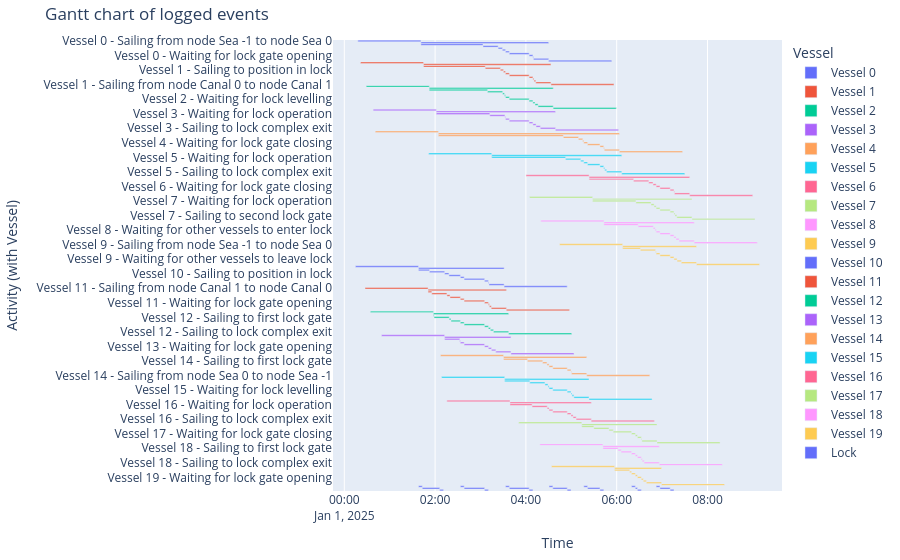

This figure's notebook cell:
### Markdown cell above
#### Gantt chart of event table

### Code cell
df_eventtable = logbook2eventtable([*vessels, lock_chamber])
fig = generate_vessel_gantt_chart(df_eventtable)

### Figure 1 — Plotly figure (JSON) as saved in the notebook; plotly's stock layout.template omitted (floating-point values rounded to 4 significant figures)
{"data": [{"base": ["2025-01-01T00:17:55.000000", "2025-01-01T01:41:15.000000", "2025-01-01T01:41:15.000000", "2025-01-01T03:03:18.000000", "2025-01-01T03:23:18.000000", "2025-01-01T03:28:58.000000", "2025-01-01T03:33:06.000000", "2025-01-01T03:38:06.000000", "2025-01-01T04:04:16.000000", "2025-01-01T04:09:16.000000", "2025-01-01T04:10:05.000000", "2025-01-01T04:30:05.000000"], "hovertemplate": "object name=Vessel 0<br>start time=%{base}<br>stop time=%{x}<br>activity label=%{y}<extra></extra>", "legendgroup": "Vessel 0", "marker": {"color": "#636efa", "pattern": {"shape": ""}}, "name": "Vessel 0", "orientation": "h", "showlegend": true, "textposition": "auto", "type": "bar", "x": [5000000, 10130000, 4923000, 1200000, 340000, 248000, 300000, 1570000, 300000, 49000, 1200000, 5000000], "xaxis": "x", "y": ["Vessel 0 - Sailing from node Sea -1 to node Sea 0", "Vessel 0 - Sailing from node Sea 0 to node Canal 0", "Vessel 0 - Waiting for lock operation", "Vessel 0 - Sailing to first lock gate", "Vessel 0 - Sailing to position in lock", "Vessel 0 - Waiting for other vessels to enter lock", "Vessel 0 - Waiting for lock gate closing", "Vessel 0 - Waiting for lock levelling", "Vessel 0 - Waiting for lock gate opening", "Vessel 0 - Sailing to second lock gate", "Vessel 0 - Sailing to lock complex exit", "Vessel 0 - Sailing from node Canal 0 to node Canal 1"], "yaxis": "y"}, {"base": ["2025-01-01T00:21:25.000000", "2025-01-01T01:44:45.000000", "2025-01-01T01:44:45.000000", "2025-01-01T03:06:18.000000", "2025-01-01T03:26:18.000000", "2025-01-01T03:30:21.000000", "2025-01-01T03:33:06.000000", "2025-01-01T03:38:06.000000", "2025-01-01T04:04:16.000000", "2025-01-01T04:09:16.000000", "2025-01-01T04:10:39.000000", "2025-01-01T04:13:05.000000", "2025-01-01T04:33:05.000000"], "hovertemplate": "object name=Vessel 1<br>start time=%{base}<br>stop time=%{x}<br>activity label=%{y}<extra></extra>", "legendgroup": "Vessel 1", "marker": {"color": "#EF553B", "pattern": {"shape": ""}}, "name": "Vessel 1", "orientation": "h", "showlegend": true, "textposition": "auto", "type": "bar", "x": [5000000, 10100000, 4893000, 1200000, 243000, 165000, 300000, 1570000, 300000, 83000, 146000, 1200000, 5000000], "xaxis": "x", "y": ["Vessel 1 - Sailing from node Sea -1 to node Sea 0", "Vessel 1 - Sailing from node Sea 0 to node Canal 0", "Vessel 1 - Waiting for lock operation", "Vessel 1 - Sailing to first lock gate", "Vessel 1 - Sailing to position in lock", "Vessel 1 - Waiting for other vessels to enter lock", "Vessel 1 - Waiting for lock gate closing", "Vessel 1 - Waiting for lock levelling", "Vessel 1 - Waiting for lock gate opening", "Vessel 1 - Waiting for other vessels to leave lock", "Vessel 1 - Sailing to second lock gate", "Vessel 1 - Sailing to lock complex exit", "Vessel 1 - Sailing from node Canal 0 to node Canal 1"], "yaxis": "y"}, {"base": ["2025-01-01T00:28:58.000000", "2025-01-01T01:52:18.000000", "2025-01-01T01:52:18.000000", "2025-01-01T03:09:18.000000", "2025-01-01T03:29:18.000000", "2025-01-01T03:31:43.000000", "2025-01-01T03:33:06.000000", "2025-01-01T03:38:06.000000", "2025-01-01T04:04:16.000000", "2025-01-01T04:09:16.000000", "2025-01-01T04:12:02.000000", "2025-01-01T04:16:05.000000", "2025-01-01T04:36:05.000000"], "hovertemplate": "object name=Vessel 2<br>start time=%{base}<br>stop time=%{x}<br>activity label=%{y}<extra></extra>", "legendgroup": "Vessel 2", "marker": {"color": "#00cc96", "pattern": {"shape": ""}}, "name": "Vessel 2", "orientation": "h", "showlegend": true, "textposition": "auto", "type": "bar", "x": [5000000, 9827000, 4620000, 1200000, 145000, 83000, 300000, 1570000, 300000, 166000, 243000, 1200000, 5000000], "xaxis": "x", "y": ["Vessel 2 - Sailing from node Sea -1 to node Sea 0", "Vessel 2 - Sailing from node Sea 0 to node Canal 0", "Vessel 2 - Waiting for lock operation", "Vessel 2 - Sailing to first lock gate", "Vessel 2 - Sailing to position in lock", "Vessel 2 - Waiting for other vessels to enter lock", "Vessel 2 - Waiting for lock gate closing", "Vessel 2 - Waiting for lock levelling", "Vessel 2 - Waiting for lock gate opening", "Vessel 2 - Waiting for other vessels to leave lock", "Vessel 2 - Sailing to second lock gate", "Vessel 2 - Sailing to lock complex exit", "Vessel 2 - Sailing from node Canal 0 to node Canal 1"], "yaxis": "y"}, {"base": ["2025-01-01T00:38:13.000000", "2025-01-01T02:01:33.000000", "2025-01-01T02:01:33.000000", "2025-01-01T03:12:18.000000", "2025-01-01T03:32:18.000000", "2025-01-01T03:33:06.000000", "2025-01-01T03:38:06.000000", "2025-01-01T04:04:16.000000", "2025-01-01T04:09:16.000000", "2025-01-01T04:13:25.000000", "2025-01-01T04:19:05.000000", "2025-01-01T04:39:05.000000"], "hovertemplate": "object name=Vessel 3<br>start time=%{base}<br>stop time=%{x}<br>activity label=%{y}<extra></extra>", "legendgroup": "Vessel 3", "marker": {"color": "#ab63fa", "pattern": {"shape": ""}}, "name": "Vessel 3", "orientation": "h", "showlegend": true, "textposition": "auto", "type": "bar", "x": [5000000, 9452000, 4245000, 1200000, 48000, 300000, 1570000, 300000, 249000, 340000, 1200000, 5000000], "xaxis": "x", "y": ["Vessel 3 - Sailing from node Sea -1 to node Sea 0", "Vessel 3 - Sailing from node Sea 0 to node Canal 0", "Vessel 3 - Waiting for lock operation", "Vessel 3 - Sailing to first lock gate", "Vessel 3 - Sailing to position in lock", "Vessel 3 - Waiting for lock gate closing", "Vessel 3 - Waiting for lock levelling", "Vessel 3 - Waiting for lock gate opening", "Vessel 3 - Waiting for other vessels to leave lock", "Vessel 3 - Sailing to second lock gate", "Vessel 3 - Sailing to lock complex exit", "Vessel 3 - Sailing from node Canal 0 to node Canal 1"], "yaxis": "y"}, {"base": ["2025-01-01T00:40:58.000000", "2025-01-01T02:04:18.000000", "2025-01-01T02:04:18.000000", "2025-01-01T04:49:29.000000", "2025-01-01T05:09:29.000000", "2025-01-01T05:15:09.000000", "2025-01-01T05:16:32.000000", "2025-01-01T05:21:32.000000", "2025-01-01T05:37:52.000000", "2025-01-01T05:42:52.000000", "2025-01-01T05:43:41.000000", "2025-01-01T06:03:41.000000"], "hovertemplate": "object name=Vessel 4<br>start time=%{base}<br>stop time=%{x}<br>activity label=%{y}<extra></extra>", "legendgroup": "Vessel 4", "marker": {"color": "#FFA15A", "pattern": {"shape": ""}}, "name": "Vessel 4", "orientation": "h", "showlegend": true, "textposition": "auto", "type": "bar", "x": [5000000, 14363000, 9911000, 1200000, 340000, 83000, 300000, 980000, 300000, 49000, 1200000, 5000000], "xaxis": "x", "y": ["Vessel 4 - Sailing from node Sea -1 to node Sea 0", "Vessel 4 - Sailing from node Sea 0 to node Canal 0", "Vessel 4 - Waiting for lock operation", "Vessel 4 - Sailing to first lock gate", "Vessel 4 - Sailing to position in lock", "Vessel 4 - Waiting for other vessels to enter lock", "Vessel 4 - Waiting for lock gate closing", "Vessel 4 - Waiting for lock levelling", "Vessel 4 - Waiting for lock gate opening", "Vessel 4 - Sailing to second lock gate", "Vessel 4 - Sailing to lock complex exit", "Vessel 4 - Sailing from node Canal 0 to node Canal 1"], "yaxis": "y"}, {"base": ["2025-01-01T01:51:31.000000", "2025-01-01T03:14:51.000000", "2025-01-01T03:14:51.000000", "2025-01-01T04:52:29.000000", "2025-01-01T05:12:29.000000", "2025-01-01T05:16:32.000000", "2025-01-01T05:21:32.000000", "2025-01-01T05:37:52.000000", "2025-01-01T05:42:52.000000", "2025-01-01T05:44:15.000000", "2025-01-01T05:46:41.000000", "2025-01-01T06:06:41.000000"], "hovertemplate": "object name=Vessel 5<br>start time=%{base}<br>stop time=%{x}<br>activity label=%{y}<extra></extra>", "legendgroup": "Vessel 5", "marker": {"color": "#19d3f3", "pattern": {"shape": ""}}, "name": "Vessel 5", "orientation": "h", "showlegend": true, "textposition": "auto", "type": "bar", "x": [5000000, 10310000, 5858000, 1200000, 243000, 300000, 980000, 300000, 83000, 146000, 1200000, 5000000], "xaxis": "x", "y": ["Vessel 5 - Sailing from node Sea -1 to node Sea 0", "Vessel 5 - Sailing from node Sea 0 to node Canal 0", "Vessel 5 - Waiting for lock operation", "Vessel 5 - Sailing to first lock gate", "Vessel 5 - Sailing to position in lock", "Vessel 5 - Waiting for lock gate closing", "Vessel 5 - Waiting for lock levelling", "Vessel 5 - Waiting for lock gate opening", "Vessel 5 - Waiting for other vessels to leave lock", "Vessel 5 - Sailing to second lock gate", "Vessel 5 - Sailing to lock complex exit", "Vessel 5 - Sailing from node Canal 0 to node Canal 1"], "yaxis": "y"}, {"base": ["2025-01-01T04:00:10.000000", "2025-01-01T05:23:30.000000", "2025-01-01T05:23:30.000000", "2025-01-01T06:22:21.000000", "2025-01-01T06:42:21.000000", "2025-01-01T06:48:01.000000", "2025-01-01T06:52:10.000000", "2025-01-01T06:57:10.000000", "2025-01-01T07:10:40.000000", "2025-01-01T07:15:40.000000", "2025-01-01T07:16:28.000000", "2025-01-01T07:36:28.000000"], "hovertemplate": "object name=Vessel 6<br>start time=%{base}<br>stop time=%{x}<br>activity label=%{y}<extra></extra>", "legendgroup": "Vessel 6", "marker": {"color": "#FF6692", "pattern": {"shape": ""}}, "name": "Vessel 6", "orientation": "h", "showlegend": true, "textposition": "auto", "type": "bar", "x": [5000000, 7978000, 3531000, 1200000, 340000, 249000, 300000, 810000, 300000, 48000, 1200000, 5000000], "xaxis": "x", "y": ["Vessel 6 - Sailing from node Sea -1 to node Sea 0", "Vessel 6 - Sailing from node Sea 0 to node Canal 0", "Vessel 6 - Waiting for lock operation", "Vessel 6 - Sailing to first lock gate", "Vessel 6 - Sailing to position in lock", "Vessel 6 - Waiting for other vessels to enter lock", "Vessel 6 - Waiting for lock gate closing", "Vessel 6 - Waiting for lock levelling", "Vessel 6 - Waiting for lock gate opening", "Vessel 6 - Sailing to second lock gate", "Vessel 6 - Sailing to lock complex exit", "Vessel 6 - Sailing from node Canal 0 to node Canal 1"], "yaxis": "y"}, {"base": ["2025-01-01T04:04:49.000000", "2025-01-01T05:28:09.000000", "2025-01-01T05:28:09.000000", "2025-01-01T06:25:21.000000", "2025-01-01T06:45:21.000000", "2025-01-01T06:49:24.000000", "2025-01-01T06:52:10.000000", "2025-01-01T06:57:10.000000", "2025-01-01T07:10:40.000000", "2025-01-01T07:15:40.000000", "2025-01-01T07:17:03.000000", "2025-01-01T07:19:28.000000", "2025-01-01T07:39:28.000000"], "hovertemplate": "object name=Vessel 7<br>start time=%{base}<br>stop time=%{x}<br>activity label=%{y}<extra></extra>", "legendgroup": "Vessel 7", "marker": {"color": "#B6E880", "pattern": {"shape": ""}}, "name": "Vessel 7", "orientation": "h", "showlegend": true, "textposition": "auto", "type": "bar", "x": [5000000, 7879000, 3432000, 1200000, 243000, 166000, 300000, 810000, 300000, 83000, 145000, 1200000, 5000000], "xaxis": "x", "y": ["Vessel 7 - Sailing from node Sea -1 to node Sea 0", "Vessel 7 - Sailing from node Sea 0 to node Canal 0", "Vessel 7 - Waiting for lock operation", "Vessel 7 - Sailing to first lock gate", "Vessel 7 - Sailing to position in lock", "Vessel 7 - Waiting for other vessels to enter lock", "Vessel 7 - Waiting for lock gate closing", "Vessel 7 - Waiting for lock levelling", "Vessel 7 - Waiting for lock gate opening", "Vessel 7 - Waiting for other vessels to leave lock", "Vessel 7 - Sailing to second lock gate", "Vessel 7 - Sailing to lock complex exit", "Vessel 7 - Sailing from node Canal 0 to node Canal 1"], "yaxis": "y"}, {"base": ["2025-01-01T04:19:44.000000", "2025-01-01T05:43:04.000000", "2025-01-01T05:43:04.000000", "2025-01-01T06:28:21.000000", "2025-01-01T06:48:21.000000", "2025-01-01T06:50:47.000000", "2025-01-01T06:52:10.000000", "2025-01-01T06:57:10.000000", "2025-01-01T07:10:40.000000", "2025-01-01T07:15:40.000000", "2025-01-01T07:18:25.000000", "2025-01-01T07:22:28.000000", "2025-01-01T07:42:28.000000"], "hovertemplate": "object name=Vessel 8<br>start time=%{base}<br>stop time=%{x}<br>activity label=%{y}<extra></extra>", "legendgroup": "Vessel 8", "marker": {"color": "#FF97FF", "pattern": {"shape": ""}}, "name": "Vessel 8", "orientation": "h", "showlegend": true, "textposition": "auto", "type": "bar", "x": [5000000, 7164000, 2717000, 1200000, 146000, 83000, 300000, 810000, 300000, 165000, 243000, 1200000, 5000000], "xaxis": "x", "y": ["Vessel 8 - Sailing from node Sea -1 to node Sea 0", "Vessel 8 - Sailing from node Sea 0 to node Canal 0", "Vessel 8 - Waiting for lock operation", "Vessel 8 - Sailing to first lock gate", "Vessel 8 - Sailing to position in lock", "Vessel 8 - Waiting for other vessels to enter lock", "Vessel 8 - Waiting for lock gate closing", "Vessel 8 - Waiting for lock levelling", "Vessel 8 - Waiting for lock gate opening", "Vessel 8 - Waiting for other vessels to leave lock", "Vessel 8 - Sailing to second lock gate", "Vessel 8 - Sailing to lock complex exit", "Vessel 8 - Sailing from node Canal 0 to node Canal 1"], "yaxis": "y"}, {"base": ["2025-01-01T04:44:32.000000", "2025-01-01T06:07:52.000000", "2025-01-01T06:07:52.000000", "2025-01-01T06:31:21.000000", "2025-01-01T06:51:21.000000", "2025-01-01T06:52:10.000000", "2025-01-01T06:57:10.000000", "2025-01-01T07:10:40.000000", "2025-01-01T07:15:40.000000", "2025-01-01T07:19:48.000000", "2025-01-01T07:25:28.000000", "2025-01-01T07:45:28.000000"], "hovertemplate": "object name=Vessel 9<br>start time=%{base}<br>stop time=%{x}<br>activity label=%{y}<extra></extra>", "legendgroup": "Vessel 9", "marker": {"color": "#FECB52", "pattern": {"shape": ""}}, "name": "Vessel 9", "orientation": "h", "showlegend": true, "textposition": "auto", "type": "bar", "x": [5000000, 5856000, 1409000, 1200000, 49000, 300000, 810000, 300000, 248000, 340000, 1200000, 5000000], "xaxis": "x", "y": ["Vessel 9 - Sailing from node Sea -1 to node Sea 0", "Vessel 9 - Sailing from node Sea 0 to node Canal 0", "Vessel 9 - Waiting for lock operation", "Vessel 9 - Sailing to first lock gate", "Vessel 9 - Sailing to position in lock", "Vessel 9 - Waiting for lock gate closing", "Vessel 9 - Waiting for lock levelling", "Vessel 9 - Waiting for lock gate opening", "Vessel 9 - Waiting for other vessels to leave lock", "Vessel 9 - Sailing to second lock gate", "Vessel 9 - Sailing to lock complex exit", "Vessel 9 - Sailing from node Canal 0 to node Canal 1"], "yaxis": "y"}, {"base": ["2025-01-01T00:14:44.000000", "2025-01-01T01:38:04.000000", "2025-01-01T01:38:04.000000", "2025-01-01T01:52:37.000000", "2025-01-01T02:12:37.000000", "2025-01-01T02:18:17.000000", "2025-01-01T02:33:24.000000", "2025-01-01T02:38:24.000000", "2025-01-01T03:05:24.000000", "2025-01-01T03:10:24.000000", "2025-01-01T03:11:13.000000", "2025-01-01T03:31:13.000000"], "hovertemplate": "object name=Vessel 10<br>start time=%{base}<br>stop time=%{x}<br>activity label=%{y}<extra></extra>", "legendgroup": "Vessel 10", "marker": {"color": "#636efa", "pattern": {"shape": ""}}, "name": "Vessel 10", "orientation": "h", "showlegend": true, "textposition": "auto", "type": "bar", "x": [5000000, 6789000, 873000, 1200000, 340000, 907000, 300000, 1620000, 300000, 49000, 1200000, 5000000], "xaxis": "x", "y": ["Vessel 10 - Sailing from node Canal 1 to node Canal 0", "Vessel 10 - Sailing from node Canal 0 to node Sea 0", "Vessel 10 - Waiting for lock operation", "Vessel 10 - Sailing to first lock gate", "Vessel 10 - Sailing to position in lock", "Vessel 10 - Waiting for other vessels to enter lock", "Vessel 10 - Waiting for lock gate closing", "Vessel 10 - Waiting for lock levelling", "Vessel 10 - Waiting for lock gate opening", "Vessel 10 - Sailing to second lock gate", "Vessel 10 - Sailing to lock complex exit", "Vessel 10 - Sailing from node Sea 0 to node Sea -1"], "yaxis": "y"}, {"base": ["2025-01-01T00:27:21.000000", "2025-01-01T01:50:41.000000", "2025-01-01T01:50:41.000000", "2025-01-01T01:55:37.000000", "2025-01-01T02:15:37.000000", "2025-01-01T02:19:40.000000", "2025-01-01T02:33:24.000000", "2025-01-01T02:38:24.000000", "2025-01-01T03:05:24.000000", "2025-01-01T03:10:24.000000", "2025-01-01T03:11:47.000000", "2025-01-01T03:14:13.000000", "2025-01-01T03:34:13.000000"], "hovertemplate": "object name=Vessel 11<br>start time=%{base}<br>stop time=%{x}<br>activity label=%{y}<extra></extra>", "legendgroup": "Vessel 11", "marker": {"color": "#EF553B", "pattern": {"shape": ""}}, "name": "Vessel 11", "orientation": "h", "showlegend": true, "textposition": "auto", "type": "bar", "x": [5000000, 6212000, 296000, 1200000, 243000, 824000, 300000, 1620000, 300000, 83000, 146000, 1200000, 5000000], "xaxis": "x", "y": ["Vessel 11 - Sailing from node Canal 1 to node Canal 0", "Vessel 11 - Sailing from node Canal 0 to node Sea 0", "Vessel 11 - Waiting for lock operation", "Vessel 11 - Sailing to first lock gate", "Vessel 11 - Sailing to position in lock", "Vessel 11 - Waiting for other vessels to enter lock", "Vessel 11 - Waiting for lock gate closing", "Vessel 11 - Waiting for lock levelling", "Vessel 11 - Waiting for lock gate opening", "Vessel 11 - Waiting for other vessels to leave lock", "Vessel 11 - Sailing to second lock gate", "Vessel 11 - Sailing to lock complex exit", "Vessel 11 - Sailing from node Sea 0 to node Sea -1"], "yaxis": "y"}, {"base": ["2025-01-01T00:34:27.000000", "2025-01-01T01:57:47.000000", "2025-01-01T01:57:47.000000", "2025-01-01T01:58:37.000000", "2025-01-01T02:18:37.000000", "2025-01-01T02:21:03.000000", "2025-01-01T02:33:24.000000", "2025-01-01T02:38:24.000000", "2025-01-01T03:05:24.000000", "2025-01-01T03:10:24.000000", "2025-01-01T03:13:10.000000", "2025-01-01T03:17:13.000000", "2025-01-01T03:37:13.000000"], "hovertemplate": "object name=Vessel 12<br>start time=%{base}<br>stop time=%{x}<br>activity label=%{y}<extra></extra>", "legendgroup": "Vessel 12", "marker": {"color": "#00cc96", "pattern": {"shape": ""}}, "name": "Vessel 12", "orientation": "h", "showlegend": true, "textposition": "auto", "type": "bar", "x": [5000000, 5966000, 50000, 1200000, 146000, 741000, 300000, 1620000, 300000, 166000, 243000, 1200000, 5000000], "xaxis": "x", "y": ["Vessel 12 - Sailing from node Canal 1 to node Canal 0", "Vessel 12 - Sailing from node Canal 0 to node Sea 0", "Vessel 12 - Waiting for lock operation", "Vessel 12 - Sailing to first lock gate", "Vessel 12 - Sailing to position in lock", "Vessel 12 - Waiting for other vessels to enter lock", "Vessel 12 - Waiting for lock gate closing", "Vessel 12 - Waiting for lock levelling", "Vessel 12 - Waiting for lock gate opening", "Vessel 12 - Waiting for other vessels to leave lock", "Vessel 12 - Sailing to second lock gate", "Vessel 12 - Sailing to lock complex exit", "Vessel 12 - Sailing from node Sea 0 to node Sea -1"], "yaxis": "y"}, {"base": ["2025-01-01T00:49:15.000000", "2025-01-01T02:12:35.000000", "2025-01-01T02:12:35.000000", "2025-01-01T02:32:35.000000", "2025-01-01T02:33:24.000000", "2025-01-01T02:38:24.000000", "2025-01-01T03:05:24.000000", "2025-01-01T03:10:24.000000", "2025-01-01T03:14:32.000000", "2025-01-01T03:20:13.000000", "2025-01-01T03:40:13.000000"], "hovertemplate": "object name=Vessel 13<br>start time=%{base}<br>stop time=%{x}<br>activity label=%{y}<extra></extra>", "legendgroup": "Vessel 13", "marker": {"color": "#ab63fa", "pattern": {"shape": ""}}, "name": "Vessel 13", "orientation": "h", "showlegend": true, "textposition": "auto", "type": "bar", "x": [5000000, 5258000, 1200000, 49000, 300000, 1620000, 300000, 248000, 341000, 1200000, 5000000], "xaxis": "x", "y": ["Vessel 13 - Sailing from node Canal 1 to node Canal 0", "Vessel 13 - Sailing from node Canal 0 to node Sea 0", "Vessel 13 - Sailing to first lock gate", "Vessel 13 - Sailing to position in lock", "Vessel 13 - Waiting for lock gate closing", "Vessel 13 - Waiting for lock levelling", "Vessel 13 - Waiting for lock gate opening", "Vessel 13 - Waiting for other vessels to leave lock", "Vessel 13 - Sailing to second lock gate", "Vessel 13 - Sailing to lock complex exit", "Vessel 13 - Sailing from node Sea 0 to node Sea -1"], "yaxis": "y"}, {"base": ["2025-01-01T02:07:07.000000", "2025-01-01T03:30:27.000000", "2025-01-01T03:30:27.000000", "2025-01-01T04:02:10.000000", "2025-01-01T04:22:10.000000", "2025-01-01T04:27:50.000000", "2025-01-01T04:30:36.000000", "2025-01-01T04:35:36.000000", "2025-01-01T04:54:36.000000", "2025-01-01T04:59:36.000000", "2025-01-01T05:00:24.000000", "2025-01-01T05:20:24.000000"], "hovertemplate": "object name=Vessel 14<br>start time=%{base}<br>stop time=%{x}<br>activity label=%{y}<extra></extra>", "legendgroup": "Vessel 14", "marker": {"color": "#FFA15A", "pattern": {"shape": ""}}, "name": "Vessel 14", "orientation": "h", "showlegend": true, "textposition": "auto", "type": "bar", "x": [5000000, 6597000, 1903000, 1200000, 340000, 166000, 300000, 1140000, 300000, 48000, 1200000, 5000000], "xaxis": "x", "y": ["Vessel 14 - Sailing from node Canal 1 to node Canal 0", "Vessel 14 - Sailing from node Canal 0 to node Sea 0", "Vessel 14 - Waiting for lock operation", "Vessel 14 - Sailing to first lock gate", "Vessel 14 - Sailing to position in lock", "Vessel 14 - Waiting for other vessels to enter lock", "Vessel 14 - Waiting for lock gate closing", "Vessel 14 - Waiting for lock levelling", "Vessel 14 - Waiting for lock gate opening", "Vessel 14 - Sailing to second lock gate", "Vessel 14 - Sailing to lock complex exit", "Vessel 14 - Sailing from node Sea 0 to node Sea -1"], "yaxis": "y"}, {"base": ["2025-01-01T02:08:36.000000", "2025-01-01T03:31:56.000000", "2025-01-01T03:31:56.000000", "2025-01-01T04:05:10.000000", "2025-01-01T04:25:10.000000", "2025-01-01T04:29:13.000000", "2025-01-01T04:30:36.000000", "2025-01-01T04:35:36.000000", "2025-01-01T04:54:36.000000", "2025-01-01T04:59:36.000000", "2025-01-01T05:00:58.000000", "2025-01-01T05:03:24.000000", "2025-01-01T05:23:24.000000"], "hovertemplate": "object name=Vessel 15<br>start time=%{base}<br>stop time=%{x}<br>activity label=%{y}<extra></extra>", "legendgroup": "Vessel 15", "marker": {"color": "#19d3f3", "pattern": {"shape": ""}}, "name": "Vessel 15", "orientation": "h", "showlegend": true, "textposition": "auto", "type": "bar", "x": [5000000, 6688000, 1994000, 1200000, 243000, 83000, 300000, 1140000, 300000, 82000, 146000, 1200000, 5000000], "xaxis": "x", "y": ["Vessel 15 - Sailing from node Canal 1 to node Canal 0", "Vessel 15 - Sailing from node Canal 0 to node Sea 0", "Vessel 15 - Waiting for lock operation", "Vessel 15 - Sailing to first lock gate", "Vessel 15 - Sailing to position in lock", "Vessel 15 - Waiting for other vessels to enter lock", "Vessel 15 - Waiting for lock gate closing", "Vessel 15 - Waiting for lock levelling", "Vessel 15 - Waiting for lock gate opening", "Vessel 15 - Waiting for other vessels to leave lock", "Vessel 15 - Sailing to second lock gate", "Vessel 15 - Sailing to lock complex exit", "Vessel 15 - Sailing from node Sea 0 to node Sea -1"], "yaxis": "y"}, {"base": ["2025-01-01T02:15:36.000000", "2025-01-01T03:38:56.000000", "2025-01-01T03:38:56.000000", "2025-01-01T04:08:10.000000", "2025-01-01T04:28:10.000000", "2025-01-01T04:30:36.000000", "2025-01-01T04:35:36.000000", "2025-01-01T04:54:36.000000", "2025-01-01T04:59:36.000000", "2025-01-01T05:02:21.000000", "2025-01-01T05:06:24.000000", "2025-01-01T05:26:24.000000"], "hovertemplate": "object name=Vessel 16<br>start time=%{base}<br>stop time=%{x}<br>activity label=%{y}<extra></extra>", "legendgroup": "Vessel 16", "marker": {"color": "#FF6692", "pattern": {"shape": ""}}, "name": "Vessel 16", "orientation": "h", "showlegend": true, "textposition": "auto", "type": "bar", "x": [5000000, 6448000, 1754000, 1200000, 146000, 300000, 1140000, 300000, 165000, 243000, 1200000, 5000000], "xaxis": "x", "y": ["Vessel 16 - Sailing from node Canal 1 to node Canal 0", "Vessel 16 - Sailing from node Canal 0 to node Sea 0", "Vessel 16 - Waiting for lock operation", "Vessel 16 - Sailing to first lock gate", "Vessel 16 - Sailing to position in lock", "Vessel 16 - Waiting for lock gate closing", "Vessel 16 - Waiting for lock levelling", "Vessel 16 - Waiting for lock gate opening", "Vessel 16 - Waiting for other vessels to leave lock", "Vessel 16 - Sailing to second lock gate", "Vessel 16 - Sailing to lock complex exit", "Vessel 16 - Sailing from node Sea 0 to node Sea -1"], "yaxis": "y"}, {"base": ["2025-01-01T03:50:31.000000", "2025-01-01T05:13:51.000000", "2025-01-01T05:13:51.000000", "2025-01-01T05:29:46.000000", "2025-01-01T05:49:46.000000", "2025-01-01T05:55:26.000000", "2025-01-01T06:19:38.000000", "2025-01-01T06:24:38.000000", "2025-01-01T06:27:28.000000", "2025-01-01T06:32:28.000000", "2025-01-01T06:33:16.000000", "2025-01-01T06:53:16.000000"], "hovertemplate": "object name=Vessel 17<br>start time=%{base}<br>stop time=%{x}<br>activity label=%{y}<extra></extra>", "legendgroup": "Vessel 17", "marker": {"color": "#B6E880", "pattern": {"shape": ""}}, "name": "Vessel 17", "orientation": "h", "showlegend": true, "textposition": "auto", "type": "bar", "x": [5000000, 5965000, 955000, 1200000, 340000, 1452000, 300000, 170000, 300000, 48000, 1200000, 5000000], "xaxis": "x", "y": ["Vessel 17 - Sailing from node Canal 1 to node Canal 0", "Vessel 17 - Sailing from node Canal 0 to node Sea 0", "Vessel 17 - Waiting for lock operation", "Vessel 17 - Sailing to first lock gate", "Vessel 17 - Sailing to position in lock", "Vessel 17 - Waiting for other vessels to enter lock", "Vessel 17 - Waiting for lock gate closing", "Vessel 17 - Waiting for lock levelling", "Vessel 17 - Waiting for lock gate opening", "Vessel 17 - Sailing to second lock gate", "Vessel 17 - Sailing to lock complex exit", "Vessel 17 - Sailing from node Sea 0 to node Sea -1"], "yaxis": "y"}, {"base": ["2025-01-01T04:18:29.000000", "2025-01-01T05:41:49.000000", "2025-01-01T05:41:49.000000", "2025-01-01T06:01:49.000000", "2025-01-01T06:05:52.000000", "2025-01-01T06:19:38.000000", "2025-01-01T06:24:38.000000", "2025-01-01T06:27:28.000000", "2025-01-01T06:32:28.000000", "2025-01-01T06:33:50.000000", "2025-01-01T06:36:16.000000", "2025-01-01T06:56:16.000000"], "hovertemplate": "object name=Vessel 18<br>start time=%{base}<br>stop time=%{x}<br>activity label=%{y}<extra></extra>", "legendgroup": "Vessel 18", "marker": {"color": "#FF97FF", "pattern": {"shape": ""}}, "name": "Vessel 18", "orientation": "h", "showlegend": true, "textposition": "auto", "type": "bar", "x": [5000000, 4467000, 1200000, 243000, 826000, 300000, 170000, 300000, 82000, 146000, 1200000, 5000000], "xaxis": "x", "y": ["Vessel 18 - Sailing from node Canal 1 to node Canal 0", "Vessel 18 - Sailing from node Canal 0 to node Sea 0", "Vessel 18 - Sailing to first lock gate", "Vessel 18 - Sailing to position in lock", "Vessel 18 - Waiting for other vessels to enter lock", "Vessel 18 - Waiting for lock gate closing", "Vessel 18 - Waiting for lock levelling", "Vessel 18 - Waiting for lock gate opening", "Vessel 18 - Waiting for other vessels to leave lock", "Vessel 18 - Sailing to second lock gate", "Vessel 18 - Sailing to lock complex exit", "Vessel 18 - Sailing from node Sea 0 to node Sea -1"], "yaxis": "y"}, {"base": ["2025-01-01T04:33:52.000000", "2025-01-01T05:57:12.000000", "2025-01-01T05:57:12.000000", "2025-01-01T06:17:12.000000", "2025-01-01T06:19:38.000000", "2025-01-01T06:24:38.000000", "2025-01-01T06:27:28.000000", "2025-01-01T06:32:28.000000", "2025-01-01T06:35:13.000000", "2025-01-01T06:39:16.000000", "2025-01-01T06:59:16.000000"], "hovertemplate": "object name=Vessel 19<br>start time=%{base}<br>stop time=%{x}<br>activity label=%{y}<extra></extra>", "legendgroup": "Vessel 19", "marker": {"color": "#FECB52", "pattern": {"shape": ""}}, "name": "Vessel 19", "orientation": "h", "showlegend": true, "textposition": "auto", "type": "bar", "x": [5000000, 3724000, 1200000, 146000, 300000, 170000, 300000, 165000, 243000, 1200000, 5000000], "xaxis": "x", "y": ["Vessel 19 - Sailing from node Canal 1 to node Canal 0", "Vessel 19 - Sailing from node Canal 0 to node Sea 0", "Vessel 19 - Sailing to first lock gate", "Vessel 19 - Sailing to position in lock", "Vessel 19 - Waiting for lock gate closing", "Vessel 19 - Waiting for lock levelling", "Vessel 19 - Waiting for lock gate opening", "Vessel 19 - Waiting for other vessels to leave lock", "Vessel 19 - Sailing to second lock gate", "Vessel 19 - Sailing to lock complex exit", "Vessel 19 - Sailing from node Sea 0 to node Sea -1"], "yaxis": "y"}, {"base": ["2025-01-01T01:38:04.000000", "2025-01-01T01:43:04.000000", "2025-01-01T02:06:04.000000", "2025-01-01T02:33:24.000000", "2025-01-01T02:38:24.000000", "2025-01-01T03:05:24.000000", "2025-01-01T03:33:06.000000", "2025-01-01T03:38:06.000000", "2025-01-01T04:04:16.000000", "2025-01-01T04:30:36.000000", "2025-01-01T04:35:36.000000", "2025-01-01T04:54:36.000000", "2025-01-01T05:16:32.000000", "2025-01-01T05:21:32.000000", "2025-01-01T05:37:52.000000", "2025-01-01T06:19:38.000000", "2025-01-01T06:24:38.000000", "2025-01-01T06:27:28.000000", "2025-01-01T06:52:10.000000", "2025-01-01T06:57:10.000000", "2025-01-01T07:10:40.000000"], "hovertemplate": "object name=Lock<br>start time=%{base}<br>stop time=%{x}<br>activity label=%{y}<extra></extra>", "legendgroup": "Lock", "marker": {"color": "#636efa", "pattern": {"shape": ""}}, "name": "Lock", "orientation": "h", "showlegend": true, "textposition": "auto", "type": "bar", "x": [300000, 1380000, 300000, 300000, 1620000, 300000, 300000, 1570000, 300000, 300000, 1140000, 300000, 300000, 980000, 300000, 300000, 170000, 300000, 300000, 810000, 300000], "xaxis": "x", "y": ["Lock - Lock gate closing", "Lock - Lock levelling", "Lock - Lock gate opening", "Lock - Lock gate closing", "Lock - Lock levelling", "Lock - Lock gate opening", "Lock - Lock gate closing", "Lock - Lock levelling", "Lock - Lock gate opening", "Lock - Lock gate closing", "Lock - Lock levelling", "Lock - Lock gate opening", "Lock - Lock gate closing", "Lock - Lock levelling", "Lock - Lock gate opening", "Lock - Lock gate closing", "Lock - Lock levelling", "Lock - Lock gate opening", "Lock - Lock gate closing", "Lock - Lock levelling", "Lock - Lock gate opening"], "yaxis": "y"}], "layout": {"barmode": "overlay", "legend": {"title": {"text": "Vessel"}, "tracegroupgap": 0}, "margin": {"b": 20, "l": 20, "r": 20, "t": 40}, "title": {"text": "Gantt chart of logged events"}, "xaxis": {"anchor": "y", "domain": [0, 1], "title": {"text": "Time"}, "type": "date"}, "yaxis": {"anchor": "x", "autorange": "reversed", "domain": [0, 1], "title": {"text": "Activity (with Vessel)"}}}}
